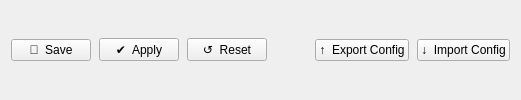
        <widget class="QFrame" name="frame_action_bar">
         <property name="frameShape">
          <enum>QFrame::NoFrame</enum>
         </property>
         <layout class="QHBoxLayout" name="layout_action_bar">
          <property name="spacing">
           <number>8</number>
          </property>
          <property name="contentsMargins" stdset="0">
           <number>6</number>
          </property>
          <item>
           <widget class="QPushButton" name="btn_save">
            <property name="text">
             <string>💾  Save</string>
            </property>
           </widget>
          </item>
          <item>
           <widget class="QPushButton" name="btn_apply">
            <property name="text">
             <string>✔  Apply</string>
            </property>
           </widget>
          </item>
          <item>
           <widget class="QPushButton" name="btn_reset">
            <property name="text">
             <string>↺  Reset</string>
            </property>
           </widget>
          </item>
          <item>
           <spacer>
            <property name="orientation">
             <enum>Qt::Horizontal</enum>
            </property>
            <property name="sizeHint" stdset="0">
             <size>
              <width>40</width>
              <height>20</height>
             </size>
            </property>
           </spacer>
          </item>
          <item>
           <widget class="QPushButton" name="btn_export_config">
            <property name="text">
             <string>↑  Export Config</string>
            </property>
           </widget>
          </item>
          <item>
           <widget class="QPushButton" name="btn_import_config">
            <property name="text">
             <string>↓  Import Config</string>
            </property>
           </widget>
          </item>
         </layout>
        </widget>
